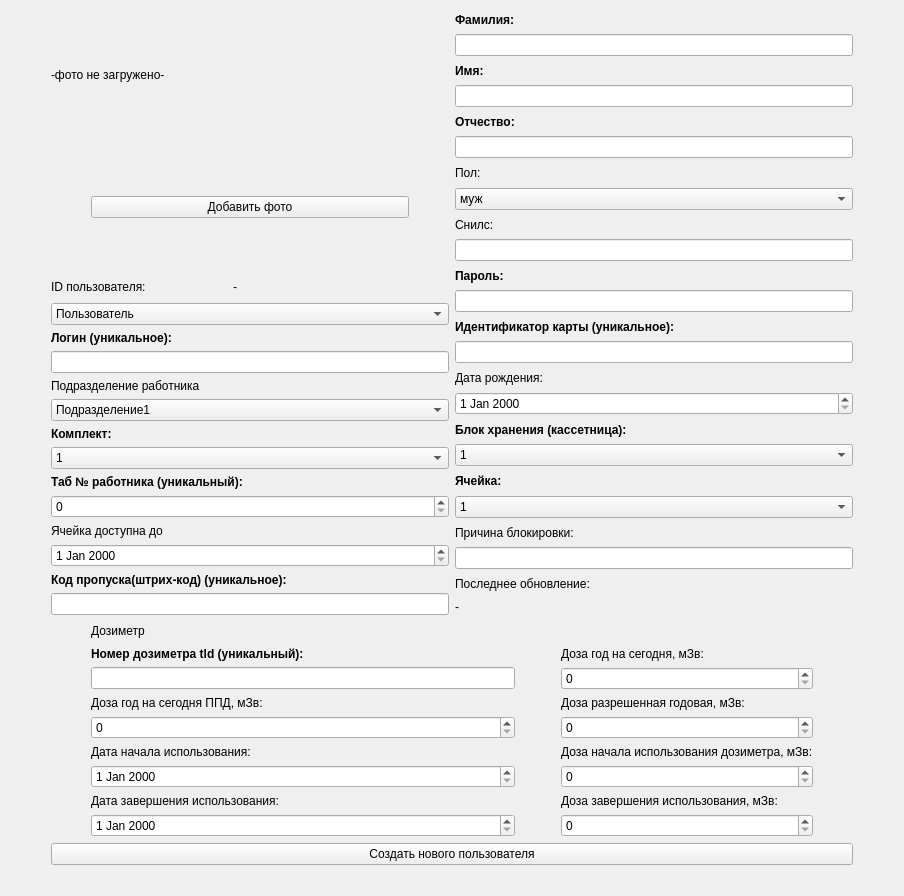
                  <widget class="QWidget" name="scrollAreaWidgetContents_5">
                   <property name="geometry">
                    <rect>
                     <x>0</x>
                     <y>0</y>
                     <width>904</width>
                     <height>896</height>
                    </rect>
                   </property>
                   <layout class="QGridLayout" name="gridLayout_31">
                    <item row="1" column="0">
                     <layout class="QGridLayout" name="area_newUserInf">
                      <item row="3" column="1" colspan="2">
                       <layout class="QVBoxLayout" name="verticalLayout_12">
                        <item>
                         <layout class="QHBoxLayout" name="horizontalLayout_11">
                          <item>
                           <spacer name="horizontalSpacer_24">
                            <property name="orientation">
                             <enum>Qt::Vertical</enum>
                            </property>
                            <property name="sizeHint" stdset="0">
                             <size>
                              <width>40</width>
                              <height>20</height>
                             </size>
                            </property>
                           </spacer>
                          </item>
                          <item>
                           <widget class="QLabel" name="label_34">
                            <property name="text">
                             <string>Дозиметр</string>
                            </property>
                           </widget>
                          </item>
                          <item>
                           <spacer name="horizontalSpacer_25">
                            <property name="orientation">
                             <enum>Qt::Vertical</enum>
                            </property>
                            <property name="sizeHint" stdset="0">
                             <size>
                              <width>40</width>
                              <height>20</height>
                             </size>
                            </property>
                           </spacer>
                          </item>
                         </layout>
                        </item>
                        <item>
                         <layout class="QHBoxLayout" name="horizontalLayout_10">
                          <item>
                           <spacer name="horizontalSpacer_32">
                            <property name="orientation">
                             <enum>Qt::Vertical</enum>
                            </property>
                            <property name="sizeType">
                             <enum>QSizePolicy::Fixed</enum>
                            </property>
                            <property name="sizeHint" stdset="0">
                             <size>
                              <width>40</width>
                              <height>20</height>
                             </size>
                            </property>
                           </spacer>
                          </item>
                          <item>
                           <layout class="QVBoxLayout" name="verticalLayout_10">
                            <item>
                             <widget class="QLabel" name="label_23">
                              <property name="font">
                               <font>
                                <weight>75</weight>
                                <bold>true</bold>
                               </font>
                              </property>
                              <property name="text">
                               <string>Номер дозиметра tld (уникальный):</string>
                              </property>
                             </widget>
                            </item>
                            <item>
                             <widget class="QLineEdit" name="inputIntDoz"/>
                            </item>
                            <item>
                             <widget class="QLabel" name="label_30">
                              <property name="text">
                               <string>Доза год на сегодня ППД, мЗв:</string>
                              </property>
                             </widget>
                            </item>
                            <item>
                             <widget class="QSpinBox" name="spinUserDoseYearPpd"/>
                            </item>
                            <item>
                             <widget class="QLabel" name="label_31">
                              <property name="text">
                               <string>Дата начала использования:</string>
                              </property>
                             </widget>
                            </item>
                            <item>
                             <widget class="QDateEdit" name="dateUserSrart"/>
                            </item>
                            <item>
                             <widget class="QLabel" name="label_32">
                              <property name="text">
                               <string>Дата завершения использования:</string>
                              </property>
                             </widget>
                            </item>
                            <item>
                             <widget class="QDateEdit" name="dateUserFinish"/>
                            </item>
                           </layout>
                          </item>
                          <item>
                           <spacer name="horizontalSpacer_23">
                            <property name="orientation">
                             <enum>Qt::Vertical</enum>
                            </property>
                            <property name="sizeType">
                             <enum>QSizePolicy::Fixed</enum>
                            </property>
                            <property name="sizeHint" stdset="0">
                             <size>
                              <width>40</width>
                              <height>20</height>
                             </size>
                            </property>
                           </spacer>
                          </item>
                          <item>
                           <layout class="QVBoxLayout" name="verticalLayout_11">
                            <item>
                             <widget class="QLabel" name="label_29">
                              <property name="text">
                               <string>Доза год на сегодня, мЗв:</string>
                              </property>
                             </widget>
                            </item>
                            <item>
                             <widget class="QSpinBox" name="spinUserDoseYearNow"/>
                            </item>
                            <item>
                             <widget class="QLabel" name="label_38">
                              <property name="text">
                               <string>Доза разрешенная годовая, мЗв:</string>
                              </property>
                             </widget>
                            </item>
                            <item>
                             <widget class="QSpinBox" name="spinUserDoseYear"/>
                            </item>
                            <item>
                             <widget class="QLabel" name="label_49">
                              <property name="text">
                               <string>Доза начала использования дозиметра, мЗв:</string>
                              </property>
                             </widget>
                            </item>
                            <item>
                             <widget class="QSpinBox" name="inputUserStartDoz"/>
                            </item>
                            <item>
                             <widget class="QLabel" name="label_50">
                              <property name="text">
                               <string>Доза завершения использования, мЗв:</string>
                              </property>
                             </widget>
                            </item>
                            <item>
                             <widget class="QSpinBox" name="inputUserFinishDoz"/>
                            </item>
                           </layout>
                          </item>
                          <item>
                           <spacer name="horizontalSpacer_33">
                            <property name="orientation">
                             <enum>Qt::Vertical</enum>
                            </property>
                            <property name="sizeType">
                             <enum>QSizePolicy::Fixed</enum>
                            </property>
                            <property name="sizeHint" stdset="0">
                             <size>
                              <width>40</width>
                              <height>20</height>
                             </size>
                            </property>
                           </spacer>
                          </item>
                         </layout>
                        </item>
                        <item>
                         <layout class="QGridLayout" name="layoutForBtn">
                          <item row="0" column="0">
                           <widget class="QPushButton" name="btnCreateNewUser">
                            <property name="text">
                             <string>Создать нового пользователя</string>
                            </property>
                           </widget>
                          </item>
                         </layout>
                        </item>
                        <item>
                         <layout class="QHBoxLayout" name="horizontalLayout_23">
                          <item>
                           <spacer name="horizontalSpacer_36">
                            <property name="orientation">
                             <enum>Qt::Vertical</enum>
                            </property>
                            <property name="sizeHint" stdset="0">
                             <size>
                              <width>40</width>
                              <height>20</height>
                             </size>
                            </property>
                           </spacer>
                          </item>
                          <item>
                           <layout class="QFormLayout" name="formLayout"/>
                          </item>
                          <item>
                           <layout class="QHBoxLayout" name="horizontalLayout"/>
                          </item>
                          <item>
                           <spacer name="horizontalSpacer_37">
                            <property name="orientation">
                             <enum>Qt::Vertical</enum>
                            </property>
                            <property name="sizeHint" stdset="0">
                             <size>
                              <width>40</width>
                              <height>20</height>
                             </size>
                            </property>
                           </spacer>
                          </item>
                         </layout>
                        </item>
                       </layout>
                      </item>
                      <item row="2" column="0">
                       <spacer name="horizontalSpacer_21">
                        <property name="orientation">
                         <enum>Qt::Vertical</enum>
                        </property>
                        <property name="sizeHint" stdset="0">
                         <size>
                          <width>40</width>
                          <height>20</height>
                         </size>
                        </property>
                       </spacer>
                      </item>
                      <item row="1" column="1">
                       <layout class="QHBoxLayout" name="areaAddPhoto">
                        <item>
                         <spacer name="horizontalSpacer_34">
                          <property name="orientation">
                           <enum>Qt::Vertical</enum>
                          </property>
                          <property name="sizeHint" stdset="0">
                           <size>
                            <width>40</width>
                            <height>20</height>
                           </size>
                          </property>
                         </spacer>
                        </item>
                        <item>
                         <layout class="QVBoxLayout" name="horizontalLayout_24">
                          <item>
                           <widget class="QPushButton" name="btnAddPhoto">
                            <property name="text">
                             <string>Добавить фото</string>
                            </property>
                           </widget>
                          </item>
                         </layout>
                        </item>
                        <item>
                         <spacer name="horizontalSpacer_35">
                          <property name="orientation">
                           <enum>Qt::Vertical</enum>
                          </property>
                          <property name="sizeHint" stdset="0">
                           <size>
                            <width>40</width>
                            <height>20</height>
                           </size>
                          </property>
                         </spacer>
                        </item>
                       </layout>
                      </item>
                      <item row="0" column="3">
                       <spacer name="horizontalSpacer_22">
                        <property name="orientation">
                         <enum>Qt::Vertical</enum>
                        </property>
                        <property name="sizeHint" stdset="0">
                         <size>
                          <width>40</width>
                          <height>20</height>
                         </size>
                        </property>
                       </spacer>
                      </item>
                      <item row="0" column="2" rowspan="3">
                       <layout class="QVBoxLayout" name="verticalLayout_9">
                        <item>
                         <widget class="QLabel" name="label_39">
                          <property name="font">
                           <font>
                            <weight>75</weight>
                            <bold>true</bold>
                           </font>
                          </property>
                          <property name="text">
                           <string>Фамилия:</string>
                          </property>
                         </widget>
                        </item>
                        <item>
                         <widget class="QLineEdit" name="inputName0">
                          <property name="text">
                           <string/>
                          </property>
                         </widget>
                        </item>
                        <item>
                         <widget class="QLabel" name="label_40">
                          <property name="font">
                           <font>
                            <weight>75</weight>
                            <bold>true</bold>
                           </font>
                          </property>
                          <property name="text">
                           <string>Имя:</string>
                          </property>
                         </widget>
                        </item>
                        <item>
                         <widget class="QLineEdit" name="inputName1">
                          <property name="text">
                           <string/>
                          </property>
                         </widget>
                        </item>
                        <item>
                         <widget class="QLabel" name="label_41">
                          <property name="font">
                           <font>
                            <weight>75</weight>
                            <bold>true</bold>
                           </font>
                          </property>
                          <property name="text">
                           <string>Отчество:</string>
                          </property>
                         </widget>
                        </item>
                        <item>
                         <widget class="QLineEdit" name="inputName2">
                          <property name="text">
                           <string/>
                          </property>
                         </widget>
                        </item>
                        <item>
                         <widget class="QLabel" name="label_3">
                          <property name="text">
                           <string>Пол:</string>
                          </property>
                         </widget>
                        </item>
                        <item>
                         <widget class="QComboBox" name="selectGender">
                          <item>
                           <property name="text">
                            <string>муж</string>
                           </property>
                          </item>
                          <item>
                           <property name="text">
                            <string>жен</string>
                           </property>
                          </item>
                         </widget>
                        </item>
                        <item>
                         <widget class="QLabel" name="label_59">
                          <property name="text">
                           <string>Снилс:</string>
                          </property>
                         </widget>
                        </item>
                        <item>
                         <widget class="QLineEdit" name="inputSnils"/>
                        </item>
                        <item>
                         <widget class="QLabel" name="label_22">
                          <property name="font">
                           <font>
                            <weight>75</weight>
                            <bold>true</bold>
                           </font>
                          </property>
                          <property name="text">
                           <string>Пароль:</string>
                          </property>
                         </widget>
                        </item>
                        <item>
                         <widget class="QLineEdit" name="inputPassword"/>
                        </item>
                        <item>
                         <widget class="QLabel" name="label_28">
                          <property name="font">
                           <font>
                            <weight>75</weight>
                            <bold>true</bold>
                           </font>
                          </property>
                          <property name="text">
                           <string>Идентификатор карты (уникальное):</string>
                          </property>
                         </widget>
                        </item>
                        <item>
                         <widget class="QLineEdit" name="inputCardId"/>
                        </item>
                        <item>
                         <widget class="QLabel" name="label_25">
                          <property name="text">
                           <string>Дата рождения:</string>
                          </property>
                         </widget>
                        </item>
                        <item>
                         <widget class="QDateEdit" name="dateUserBirthday"/>
                        </item>
                        <item>
                         <widget class="QLabel" name="label_27">
                          <property name="font">
                           <font>
                            <weight>75</weight>
                            <bold>true</bold>
                           </font>
                          </property>
                          <property name="text">
                           <string>Блок хранения (кассетница):</string>
                          </property>
                         </widget>
                        </item>
                        <item>
                         <widget class="QComboBox" name="selectKas">
                          <item>
                           <property name="text">
                            <string>1</string>
                           </property>
                          </item>
                          <item>
                           <property name="text">
                            <string>2</string>
                           </property>
                          </item>
                          <item>
                           <property name="text">
                            <string>3</string>
                           </property>
                          </item>
                         </widget>
                        </item>
                        <item>
                         <widget class="QLabel" name="label_26">
                          <property name="font">
                           <font>
                            <weight>75</weight>
                            <bold>true</bold>
                           </font>
                          </property>
                          <property name="text">
                           <string>Ячейка:</string>
                          </property>
                         </widget>
                        </item>
                        <item>
                         <widget class="QComboBox" name="selectMesh">
                          <item>
                           <property name="text">
                            <string>1</string>
                           </property>
                          </item>
                          <item>
                           <property name="text">
                            <string>2</string>
                           </property>
                          </item>
                          <item>
                           <property name="text">
                            <string>3</string>
                           </property>
                          </item>
                         </widget>
                        </item>
                        <item>
                         <widget class="QLabel" name="label_24">
                          <property name="text">
                           <string>Причина блокировки:</string>
                          </property>
                         </widget>
                        </item>
                        <item>
                         <widget class="QLineEdit" name="selectUserBlock"/>
                        </item>
                        <item>
                         <widget class="QLabel" name="label_20">
                          <property name="text">
                           <string>Последнее обновление:</string>
                          </property>
                         </widget>
                        </item>
                        <item>
                         <widget class="QLabel" name="dateUserLastUpdate">
                          <property name="text">
                           <string>-</string>
                          </property>
                         </widget>
                        </item>
                       </layout>
                      </item>
                      <item row="0" column="1">
                       <widget class="QLabel" name="labelPhoto">
                        <property name="text">
                         <string>-фото не загружено-</string>
                        </property>
                       </widget>
                      </item>
                      <item row="2" column="1">
                       <layout class="QGridLayout" name="gridLayout">
                        <item row="2" column="0">
                         <widget class="QLabel" name="label_17">
                          <property name="font">
                           <font>
                            <weight>75</weight>
                            <bold>true</bold>
                           </font>
                          </property>
                          <property name="text">
                           <string>Логин (уникальное):</string>
                          </property>
                         </widget>
                        </item>
                        <item row="12" column="0">
                         <widget class="QLabel" name="label_33">
                          <property name="font">
                           <font>
                            <weight>75</weight>
                            <bold>true</bold>
                           </font>
                          </property>
                          <property name="text">
                           <string>Код пропуска(штрих-код) (уникальное):</string>
                          </property>
                         </widget>
                        </item>
                        <item row="10" column="0">
                         <widget class="QLabel" name="label_18">
                          <property name="text">
                           <string>Ячейка доступна до</string>
                          </property>
                         </widget>
                        </item>
                        <item row="0" column="0">
                         <layout class="QHBoxLayout" name="horizontalLayout_17">
                          <item>
                           <widget class="QLabel" name="label_52">
                            <property name="text">
                             <string>ID пользователя: </string>
                            </property>
                           </widget>
                          </item>
                          <item>
                           <widget class="QLabel" name="label_51">
                            <property name="text">
                             <string>-</string>
                            </property>
                           </widget>
                          </item>
                          <item>
                           <spacer name="horizontalSpacer_45">
                            <property name="orientation">
                             <enum>Qt::Vertical</enum>
                            </property>
                            <property name="sizeHint" stdset="0">
                             <size>
                              <width>40</width>
                              <height>20</height>
                             </size>
                            </property>
                           </spacer>
                          </item>
                         </layout>
                        </item>
                        <item row="5" column="0">
                         <widget class="QComboBox" name="selectDepartment">
                          <item>
                           <property name="text">
                            <string>Подразделение1</string>
                           </property>
                          </item>
                          <item>
                           <property name="text">
                            <string>Подразделение2</string>
                           </property>
                          </item>
                          <item>
                           <property name="text">
                            <string>Подразделение3</string>
                           </property>
                          </item>
                         </widget>
                        </item>
                        <item row="3" column="0">
                         <widget class="QLineEdit" name="inputLogin"/>
                        </item>
                        <item row="8" column="0">
                         <widget class="QLabel" name="label_37">
                          <property name="font">
                           <font>
                            <weight>75</weight>
                            <bold>true</bold>
                           </font>
                          </property>
                          <property name="text">
                           <string>Таб № работника (уникальный): </string>
                          </property>
                         </widget>
                        </item>
                        <item row="13" column="0">
                         <widget class="QLineEdit" name="inputCode"/>
                        </item>
                        <item row="7" column="0">
                         <widget class="QComboBox" name="selectSet">
                          <item>
                           <property name="text">
                            <string>1</string>
                           </property>
                          </item>
                          <item>
                           <property name="text">
                            <string>2</string>
                           </property>
                          </item>
                          <item>
                           <property name="text">
                            <string>3</string>
                           </property>
                          </item>
                         </widget>
                        </item>
                        <item row="9" column="0">
                         <widget class="QSpinBox" name="inputIntTab"/>
                        </item>
                        <item row="1" column="0">
                         <widget class="QComboBox" name="selectRole">
                          <item>
                           <property name="text">
                            <string>Пользователь</string>
                           </property>
                          </item>
                          <item>
                           <property name="text">
                            <string>Оператор</string>
                           </property>
                          </item>
                          <item>
                           <property name="text">
                            <string>Администратор</string>
                           </property>
                          </item>
                         </widget>
                        </item>
                        <item row="6" column="0">
                         <widget class="QLabel" name="label_19">
                          <property name="font">
                           <font>
                            <weight>75</weight>
                            <bold>true</bold>
                           </font>
                          </property>
                          <property name="text">
                           <string>Комплект:</string>
                          </property>
                         </widget>
                        </item>
                        <item row="11" column="0">
                         <widget class="QDateEdit" name="inputDateCellDate"/>
                        </item>
                        <item row="4" column="0">
                         <widget class="QLabel" name="label_21">
                          <property name="text">
                           <string>Подразделение работника</string>
                          </property>
                         </widget>
                        </item>
                       </layout>
                      </item>
                     </layout>
                    </item>
                   </layout>
                  </widget>
